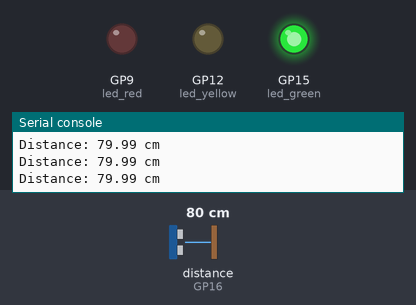
This program was run on a simulated Raspberry Pi Pico running MicroPython. Shown: output pins drawn as LEDs (lit = HIGH), the last lines printed to the serial console. The inputs (shaded band) are chosen by the test bench; at power-on: distance to the obstacle (sensor on GP16) 80 cm. The echo pulse lasts 58.3 µs per cm; pins used as bus, display or sensor lines are not drawn.

Above: at 1.2 s.
1.3 s: distance to the obstacle (sensor on GP16) set to 64 cm
2.8 s: distance to the obstacle (sensor on GP16) set to 58 cm
At 3.8 s:
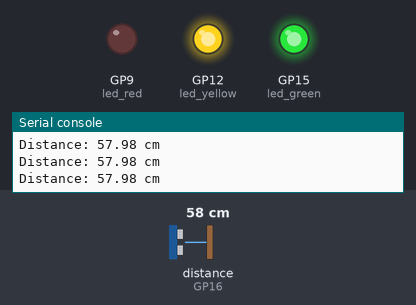
4.3 s: distance to the obstacle (sensor on GP16) set to 34 cm
5.8 s: distance to the obstacle (sensor on GP16) set to 27 cm
At 6.7 s:
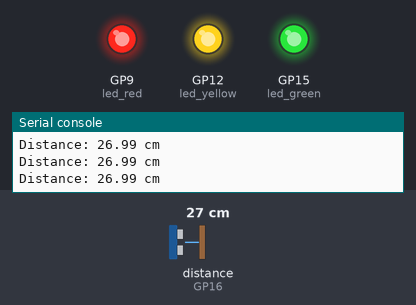
7.3 s: distance to the obstacle (sensor on GP16) set to 250 cm
At 8.2 s:
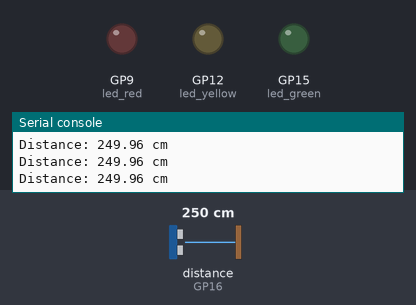
8.8 s: distance to the obstacle (sensor on GP16) set to 125 cm
10.3 s: distance to the obstacle (sensor on GP16) set to 117 cm
At 11.5 s:
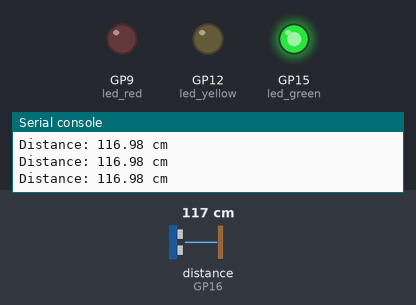
Timing chart, 0 to 12.8 s (numbered marks = the images above; inputs shaded):
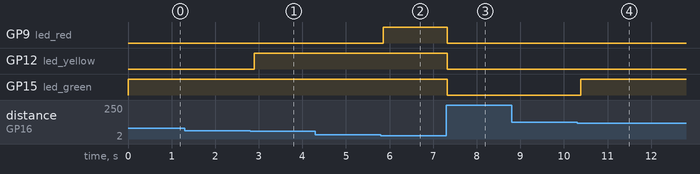

Measured:
- the behaviour switches between 61 and 60 cm on distance to the obstacle (sensor on GP16) (found by bisection; images 0 and 1)
- the behaviour switches between 31 and 30 cm on distance to the obstacle (sensor on GP16) (found by bisection; images 1 and 2)
- the behaviour switches between 121 and 120 cm on distance to the obstacle (sensor on GP16) (found by bisection; images 3 and 4)
- after the input at 2.8 s, GP12 (led_yellow): LOW → HIGH after 0.10 s
- after the input at 5.8 s, GP9 (led_red): LOW → HIGH after 0.05 s
- after the input at 7.3 s, GP9 (led_red), GP12 (led_yellow), GP15 (led_green): HIGH → LOW at once
- after the input at 10.3 s, GP15 (led_green): LOW → HIGH after 0.09 s

The program:

main.py
```python
"""Parking Sensor/Indicator.

Description:
    Ultrasonic ranging sensor with LED indicators.

Disclaimer:
    DO NOT use your sensor for avoiding collisions in a vehicle.
"""

from time import sleep

from machine import Pin, time_pulse_us # type: ignore

# Speed of sound = 343 m/s = 0.0343 cm/µs
SPEED_S = 0.0343

pin_trigger = Pin(19, Pin.OUT)
pin_echo = Pin(16, Pin.IN)

led_red = Pin(9, Pin.OUT)
led_yellow = Pin(12, Pin.OUT)
led_green = Pin(15, Pin.OUT)

def get_distance():
    """Measure distance (cm)."""
    pin_trigger.low()
    sleep(0.001)

    # Trigger pulse
    pin_trigger.high()
    sleep(0.001)
    pin_trigger.low()

    # Take readings
    duration = time_pulse_us(pin_echo, 1, 30000)

    # Distance formula: d = vt/2
    distance_cm = (duration * SPEED_S) / 2
    return distance_cm

def main():
    """Main program loop."""
    while True:
        dist = get_distance()

        led_green.value(dist < 120)
        led_yellow.value(dist < 60)
        led_red.value(dist < 30)

        print(f'Distance: {dist:.2f} cm')
        sleep(0.1)

def destroy():
    led_green.off()
    led_yellow.off()
    led_red.off()

if __name__ == '__main__':
    try:
        print('Program Start.')
        main()
    except KeyboardInterrupt:
        destroy()
        print('Program End.')
```
